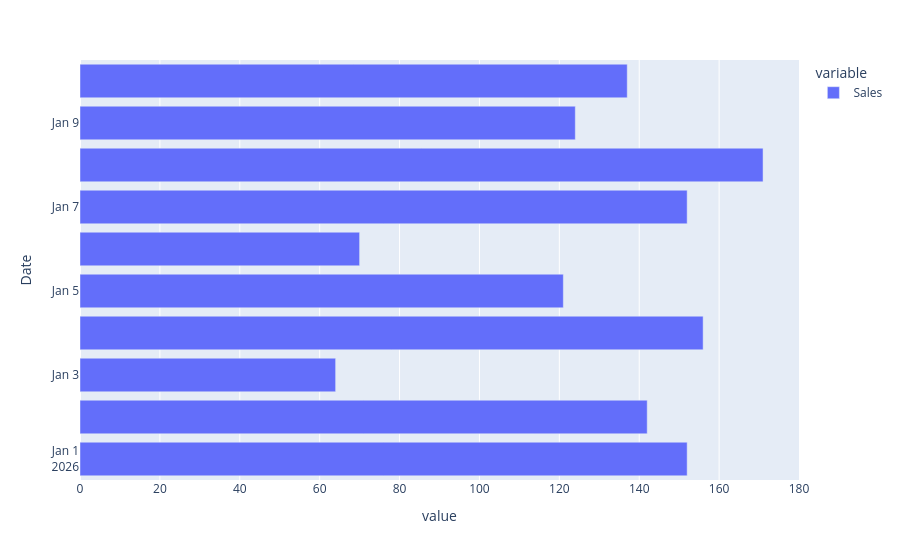

The notebook cell this image was saved under:
### Code cell
# Bar plot
df["Sales"].plot(kind="barh")
# df["Sales"].plot.barh()

### Figure 1 — Plotly figure (JSON) as saved in the notebook; plotly's stock layout.template omitted (floating-point values rounded to 4 significant figures)
{"data": [{"hovertemplate": "variable=Sales<br>value=%{x}<br>Date=%{y}<extra></extra>", "legendgroup": "Sales", "marker": {"color": "#636efa", "pattern": {"shape": ""}}, "name": "Sales", "orientation": "h", "showlegend": true, "textposition": "auto", "type": "bar", "x": [152, 142, 64, 156, 121, 70, 152, 171, 124, 137], "xaxis": "x", "y": ["2026-01-01T00:00:00.000000000", "2026-01-02T00:00:00.000000000", "2026-01-03T00:00:00.000000000", "2026-01-04T00:00:00.000000000", "2026-01-05T00:00:00.000000000", "2026-01-06T00:00:00.000000000", "2026-01-07T00:00:00.000000000", "2026-01-08T00:00:00.000000000", "2026-01-09T00:00:00.000000000", "2026-01-10T00:00:00.000000000"], "yaxis": "y"}], "layout": {"barmode": "relative", "legend": {"title": {"text": "variable"}, "tracegroupgap": 0}, "margin": {"t": 60}, "xaxis": {"anchor": "y", "domain": [0, 1], "title": {"text": "value"}}, "yaxis": {"anchor": "x", "domain": [0, 1], "title": {"text": "Date"}}}}
